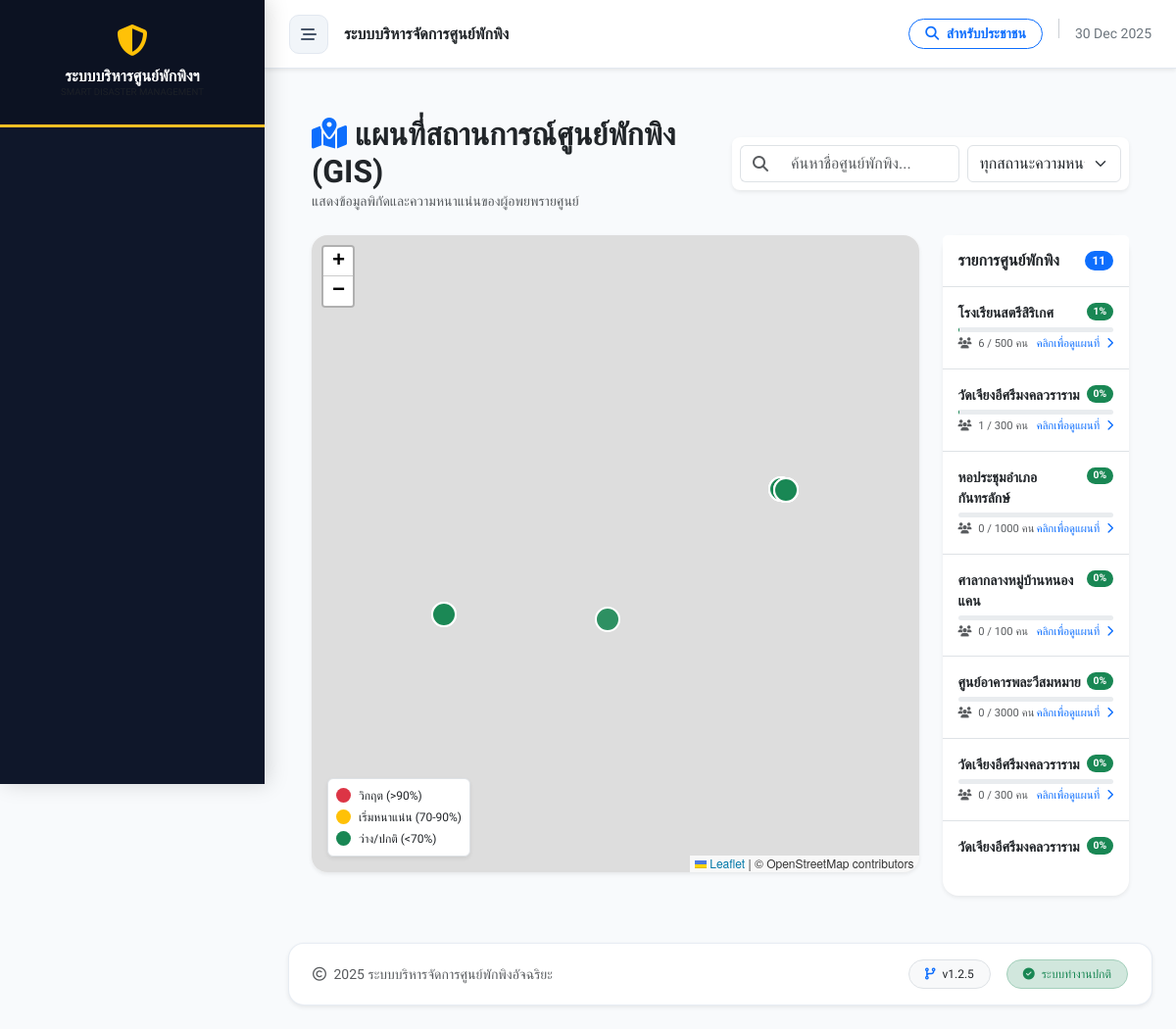
The page /gis_dashboard.php on the database its author committed.
### tables this page shows
CREATE TABLE `shelters` (
  `id` int(11) NOT NULL,
  `incident_id` int(11) NOT NULL COMMENT 'ผูกกับเหตุการณ์ไหน',
  `name` varchar(200) NOT NULL COMMENT 'ชื่อศูนย์',
  `location` text NOT NULL COMMENT 'ที่ตั้ง',
  `district` varchar(100) DEFAULT NULL,
  `province` varchar(100) DEFAULT NULL,
  `latitude` decimal(10,8) DEFAULT NULL,
  `longitude` decimal(11,8) DEFAULT NULL,
  `capacity` int(11) NOT NULL DEFAULT 0 COMMENT 'ความจุสูงสุด',
  `contact_person` varchar(255) DEFAULT NULL,
  `contact_phone` varchar(20) DEFAULT NULL,
  `status` enum('open','full','closed') NOT NULL DEFAULT 'open',
  `last_updated` datetime DEFAULT NULL,
  `created_at` datetime DEFAULT current_timestamp()
);

### gis_dashboard.php (the view, shortened to what this page needs)
<?php
require_once 'includes/header.php';
try {
    $query = "SELECT s.*,
              (SELECT COUNT(*) FROM evacuees e WHERE e.shelter_id = s.id AND e.check_out_date IS NULL) as current_count
              FROM shelters s";
    $result = $conn->query($query);
    $shelters = [];
    if ($result) {
        while($row = $result->fetch_assoc()) {
            $shelters[] = $row;
        }
    }
} catch (Exception $e) {
    echo "<div class='alert alert-danger'>เกิดข้อผิดพลาด: " . $e->getMessage() . "</div>";
}
?>
<link rel="stylesheet" href="https://unpkg.com/leaflet@1.9.4/dist/leaflet.css" />
<div class="container-fluid px-4 py-4">
    <div class="row align-items-center mb-4">
        <div class="col-md-6">
            <h2 class="fw-bold mb-0 text-dark"><i class="fas fa-map-marked-alt text-primary me-2"></i>แผนที่สถานการณ์ศูนย์พักพิง (GIS)</h2>
            <p class="text-muted small mb-0">แสดงข้อมูลพิกัดและความหนาแน่นของผู้อพยพรายศูนย์</p>
        </div>
        <div class="col-md-6">
            <div class="card border-0 shadow-sm rounded-3">
                <div class="card-body p-2">
                    <div class="row g-2">
                        <div class="col-md-7">
                            <div class="input-group">
                                <span class="input-group-text bg-white border-end-0"><i class="fas fa-search text-muted"></i></span>
                                <input type="text" id="mapSearch" class="form-control border-start-0" placeholder="ค้นหาชื่อศูนย์พักพิง..." onkeyup="applyFilters()">
                            </div>
                        </div>
                        <div class="col-md-5">
                            <select id="statusFilter" class="form-select" onchange="applyFilters()">
                                <option value="all">ทุกสถานะความหนาแน่น</option>
                            </select>
                        </div>
                    </div>
                </div>
            </div>
        </div>
    </div>
    <div class="row">
        <div class="col-lg-9 mb-4">
            <div class="card border-0 shadow-sm rounded-4 overflow-hidden position-relative">
                <div id="map" style="height: 650px; width: 100%; z-index: 1;"></div>
                <div class="position-absolute bottom-0 start-0 m-3 p-2 bg-white rounded shadow-sm border" style="z-index: 1000; font-size: 0.75rem;">
                    <div class="d-flex align-items-center mb-1"><span class="badge bg-danger me-2" style="width: 15px; height: 15px; border-radius: 50%;"> </span> วิกฤต (>90%)</div>
                    <div class="d-flex align-items-center mb-1"><span class="badge bg-warning me-2" style="width: 15px; height: 15px; border-radius: 50%;"> </span> เริ่มหนาแน่น (70-90%)</div>
                    <div class="d-flex align-items-center"><span class="badge bg-success me-2" style="width: 15px; height: 15px; border-radius: 50%;"> </span> ว่าง/ปกติ (<70%)</div>
                </div>
            </div>
        </div>
        <div class="col-lg-3">
            <div class="card border-0 shadow-sm rounded-4 h-100">
                <div class="card-header bg-white py-3 d-flex justify-content-between align-items-center border-bottom">
                    <h6 class="mb-0 fw-bold">รายการศูนย์พักพิง</h6>
                    <span id="resultCount" class="badge bg-primary rounded-pill"><?php echo count($shelters); ?></span>
                </div>
                <div class="card-body p-0">
                    <div id="shelterList" class="list-group list-group-flush overflow-auto" style="max-height: 580px;">
                        <?php foreach($shelters as $s):
                            $occupancy = ($s['capacity'] > 0) ? ($s['current_count'] / $s['capacity']) * 100 : 0;
                            $status_key = ($occupancy > 90) ? 'critical' : (($occupancy > 70) ? 'moderate' : 'available');
                        ?>
                        <div class="list-group-item p-3 shelter-item"
                             data-name="<?php echo htmlspecialchars($s['name']); ?>"
                             data-status="<?php echo $status_key; ?>"
                             data-id="<?php echo $s['id']; ?>"
                             style="cursor: pointer;"
                             onclick="focusMarker(<?php echo $s['id']; ?>)">
                            <div class="d-flex justify-content-between align-items-start mb-1">
                                <div class="fw-bold small text-dark"><?php echo htmlspecialchars($s['name']); ?></div>
                                <span class="badge <?php echo $occupancy > 90 ? 'bg-danger' : ($occupancy > 70 ? 'bg-warning' : 'bg-success'); ?> rounded-pill" style="font-size: 0.65rem;">
                                    <?php echo round($occupancy); ?>%
                                </span>
                            </div>
                            <div class="progress mb-1" style="height: 5px;">
                            </div>
                            <div class="d-flex justify-content-between">
                                <small class="text-muted" style="font-size: 0.7rem;"><i class="fas fa-users me-1"></i> <?php echo $s['current_count']; ?> / <?php echo $s['capacity']; ?> คน</small>
                                <small class="text-primary" style="font-size: 0.7rem;">คลิกเพื่อดูแผนที่ <i class="fas fa-chevron-right ms-1"></i></small>
                            </div>
                        </div>
                        <?php endforeach; ?>
                    </div>
                </div>
            </div>
        </div>
    </div>
</div>
<?php include 'includes/footer.php'; ?>

### includes/header.php (shortened to what this page needs)
<?php
$current_page = basename($_SERVER['PHP_SELF']);
?>
<!DOCTYPE html>
<html lang="th">
<head>
    <link href="https://cdn.jsdelivr.net/npm/bootstrap@5.3.0/dist/css/bootstrap.min.css" rel="stylesheet">
    <link rel="stylesheet" href="https://cdnjs.cloudflare.com/ajax/libs/font-awesome/6.4.0/css/all.min.css">
    <link rel="stylesheet" href="assets/css/style.css">
</head>
<body class="<?php echo (isset($_COOKIE['sidebar_state']) && $_COOKIE['sidebar_state'] == 'collapsed') ? 'sidebar-collapsed' : ''; ?>">
<div class="wrapper">
    <nav id="sidebar">
        <div class="sidebar-header">
            <div class="mb-2"><i class="fas fa-shield-alt fa-2x text-warning"></i></div>
            <div class="fw-bold text-white h6 mb-0">ระบบบริหารศูนย์พักพิงฯ</div>
            <div class="text-muted small" style="font-size: 0.6rem;">SMART DISASTER MANAGEMENT</div>
        </div>
    </nav>
    <div id="content">
        <nav class="top-navbar shadow-sm">
            <div class="d-flex align-items-center">
                <div id="sidebarCollapse">
                    <i class="fas fa-bars-staggered"></i>
                </div>
                <div class="ms-3 d-none d-sm-block fw-bold text-dark">
                    <?php
                        if($current_page == 'index.php') echo 'ภาพรวมสถานการณ์';
                        elseif($current_page == 'evacuee_list.php') echo 'ทะเบียนรายชื่อผู้ประสบภัย';
                        else echo 'ระบบบริหารจัดการศูนย์พักพิง';
                    ?>
                </div>
            </div>
            <div class="d-flex align-items-center gap-3">
                <a href="family_finder.php" target="_blank" class="btn btn-sm btn-outline-primary rounded-pill px-3 fw-bold">
                    <i class="fas fa-search me-1"></i> สำหรับประชาชน
                </a>
                <div class="text-secondary small d-none d-md-block">
                    <?php echo date('d M Y'); ?>
                </div>
            </div>
        </nav>
        <div class="p-3 p-md-4">

### includes/footer.php (shortened to what this page needs)
</div>
        <footer class="footer-floating mb-4 mx-3 mx-md-4">
            <div class="card border-0 shadow-sm rounded-4 bg-white">
                <div class="card-body py-3 px-4">
                    <div class="row align-items-center">
                        <div class="col-md-6 text-center text-md-start mb-2 mb-md-0">
                            <span class="text-muted small fw-medium">
                                <i class="far fa-copyright me-1"></i> <?php echo date('Y'); ?>
                                <span class="d-none d-sm-inline">ระบบบริหารจัดการศูนย์พักพิงอัจฉริยะ</span>
                            </span>
                        </div>
                        <div class="col-md-6 text-center text-md-end">
                            <div class="d-flex align-items-center justify-content-center justify-content-md-end gap-3">
                                <span class="badge bg-light text-dark fw-normal border px-3 py-2 rounded-pill">
                                    <i class="fas fa-code-branch me-1 text-primary"></i> v1.2.5
                                </span>
                                <span class="badge bg-success-subtle text-success fw-normal border border-success-subtle px-3 py-2 rounded-pill">
                                    <i class="fas fa-check-circle me-1"></i> ระบบทำงานปกติ
                                </span>
                            </div>
                        </div>
                    </div>
                </div>
            </div>
        </footer>
    </div>
</div>
</body>
</html>

### assets/css/style.css (style rules this page uses)
:root { --sidebar-width: 280px; --sidebar-collapsed-width: 0px; --primary-color: #2563eb; --primary-dark: #1e40af; --bg-color: #f8fafc; --sidebar-bg: #0f172a; --text-color: #334155; --transition-speed: 0.3s; }
body { font-family: 'Sarabun', sans-serif; background-color: var(--bg-color); color: var(--text-color); overflow-x: hidden; }
.sidebar-header { flex-shrink: 0; padding-bottom: 1.5rem; margin-bottom: 1rem; border-bottom: 1px solid rgba(255,255,255,0.05); }
.top-navbar { background: rgba(255, 255, 255, 0.8); backdrop-filter: blur(10px); border-bottom: 1px solid #e2e8f0; padding: 0.75rem 1.5rem; position: sticky; top: 0; z-index: 1000; }
#sidebarCollapse { width: 42px; height: 42px; border-radius: 10px; display: flex; align-items: center; justify-content: center; border: 1px solid #e2e8f0; background: white; color: var(--text-color); transition: all 0.2s; cursor: pointer; }

### includes/header.php (style rules this page uses)
:root { --sidebar-width: 270px; --nav-bg: #0f172a; --nav-hover: #1e293b; --active-gold: #fbbf24; --text-main: #f1f5f9; --text-muted: #94a3b8; --body-bg: #f8fafc; }
body { font-family: 'Prompt', sans-serif; background-color: var(--body-bg); color: #334155; overflow-x: hidden; }
.wrapper { display: flex; width: 100%; align-items: stretch; }
#sidebar { min-width: var(--sidebar-width); max-width: var(--sidebar-width); background-color: var(--nav-bg); color: var(--text-main); transition: all 0.3s cubic-bezier(0.4, 0, 0.2, 1); position: fixed; top: 0; left: 0; height: 100vh; z-index: 1050; box-shadow: 4px 0 20px rgba(0,0,0,0.15); overflow-y: auto; }
#content { width: 100%; min-height: 100vh; transition: all 0.3s cubic-bezier(0.4, 0, 0.2, 1); margin-left: var(--sidebar-width); position: relative; }
.sidebar-header { padding: 25px 20px; background: rgba(0,0,0,0.2); text-align: center; border-bottom: 3px solid var(--active-gold); }
.top-navbar { height: 70px; background: #fff; border-bottom: 1px solid #e2e8f0; padding: 0 25px; display: flex; align-items: center; justify-content: space-between; position: sticky; top: 0; z-index: 900; }
#sidebarCollapse { width: 40px; height: 40px; display: flex; align-items: center; justify-content: center; border-radius: 10px; background: #f1f5f9; color: #475569; cursor: pointer; transition: all 0.2s; border: 1px solid #e2e8f0; }

### includes/footer.php (style rules this page uses)
.footer-floating { margin-top: auto; }
.footer-floating .card { border: 1px solid rgba(226, 232, 240, 0.8) !important; transition: transform 0.3s ease; }
#content { display: flex; flex-direction: column; min-height: 100vh; }

### rows shown on the page
shelters: name "โรงเรียนสตรีสิริเกศ", occupancy "1", current_count "6", capacity "500"
shelters: name "วัดเจียงอีศรีมงคลวราราม", occupancy "0", current_count "1", capacity "300"
shelters: name "หอประชุมอำเภอกันทรลักษ์", occupancy "0", current_count "0", capacity "1000"
shelters: name "ศาลากลางหมู่บ้านหนองแคน", occupancy "0", current_count "0", capacity "100"
shelters: name "ศูนย์อาคารพละวีสมหมาย", occupancy "0", current_count "0", capacity "3000"
shelters: name "วัดเจียงอีศรีมงคลวราราม", occupancy "0", current_count "0", capacity "300"
shelters: name "วัดเจียงอีศรีมงคลวราราม", occupancy "0"

### other values the page prints
count($shelters) "11"
